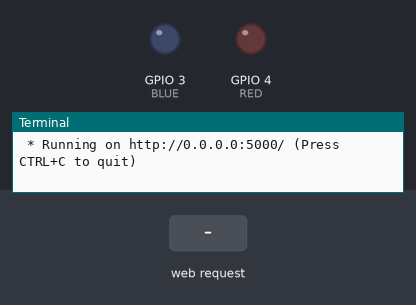
Recording of a program running on a simulated Raspberry Pi (BCM pin numbers). Parts: output pins drawn as LEDs (lit = HIGH), the last lines printed to the terminal. The inputs (shaded band) are chosen by the test bench. The clock reads 2024-03-15 10:24:30 at power-on unless the program sets it.

Above: at 1.2 s.
1.3 s: HTTP request for /led/red/on received
At 1.8 s:
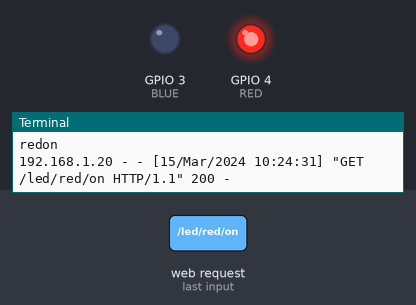
2.8 s: HTTP request for /led/blue/on received
At 4.0 s:
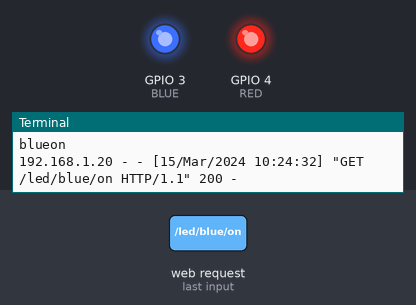
4.3 s: HTTP request for /led/red/off received
At 5.4 s:
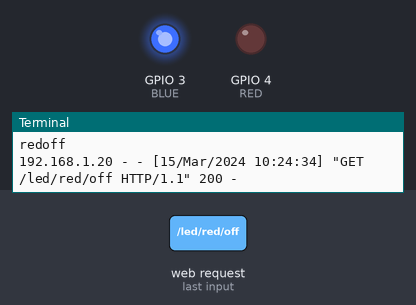
Timing chart, 0 to 7.3 s (numbered marks = the images above; inputs shaded):
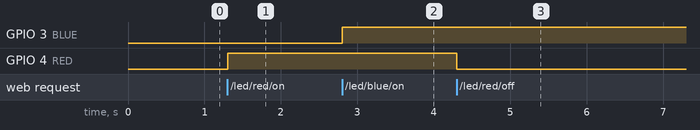

The program:

flask_led_task.py
```python
from flask import Flask
import RPi.GPIO as GPIO

RED = 4
BLUE = 3

GPIO.setmode(GPIO.BCM)
GPIO.setup(RED, GPIO.OUT)
GPIO.setup(BLUE, GPIO.OUT)


app = Flask(__name__)


@app.route("/")
def hello_world():
  return '''
    <p>Hello, Flask!<p>
    <a href="/led/red/on">RED LED ON</a>
    <a href="/led/red/off">RED LED OFF</a> <br>
    <a href="/led/blue/on">BLUE LED ON</a>
    <a href="/led/blue/off">BLUE LED OFF</a>
  '''

@app.route("/led/<color>/<cmd>")
def led_op(color, cmd):
  print(color+cmd)

  if color == "red":
    if cmd == "on":
      GPIO.output(RED, GPIO.HIGH)
      return '''
        <p>RED LED ON</p>
        <a href="/">HOME</a>
      '''
    elif cmd == "off":
      GPIO.output(RED, GPIO.LOW)
      return '''
        <p>RED LED OFF<p>
        <a href="/">HOME</a>
      '''
  elif color == "blue":
    if cmd == "on":
      GPIO.output(BLUE, GPIO.HIGH)
      return '''
        <p>BLUE LED ON</p>
        <a href="/">HOME</a>
      '''
    elif cmd == "off":
      GPIO.output(BLUE, GPIO.LOW)
      return '''
        <p>BLUE LED OFF</p>
        <a href="/">HOME</a>
      '''


if __name__ == "__main__":
  app.run(host="0.0.0.0")


GPIO.cleanup()
```

Measured:
- after the input at 1.3 s, GPIO 4 (RED): LOW → HIGH at once
- after the input at 2.8 s, GPIO 3 (BLUE): LOW → HIGH at once
- after the input at 4.3 s, GPIO 4 (RED): HIGH → LOW at once
